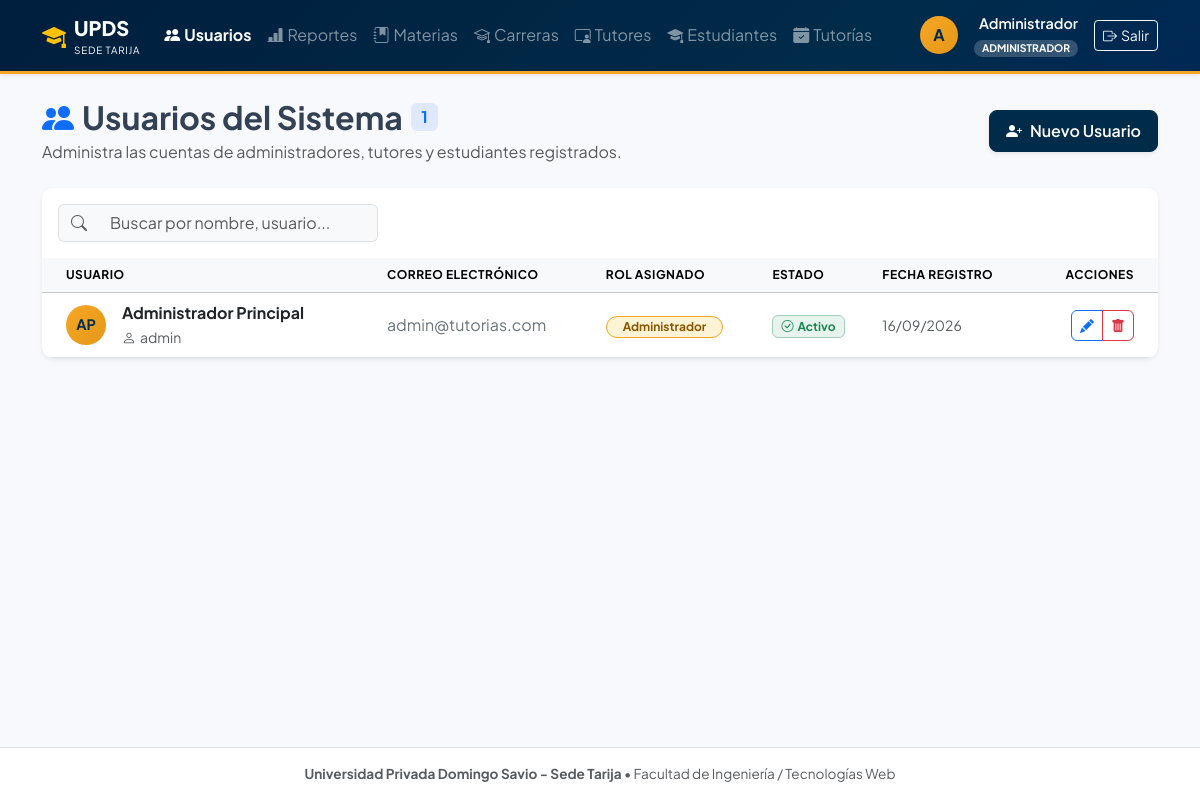
The page /controllers/usuarios_listar.php (signed in) on the database as committed earlier.
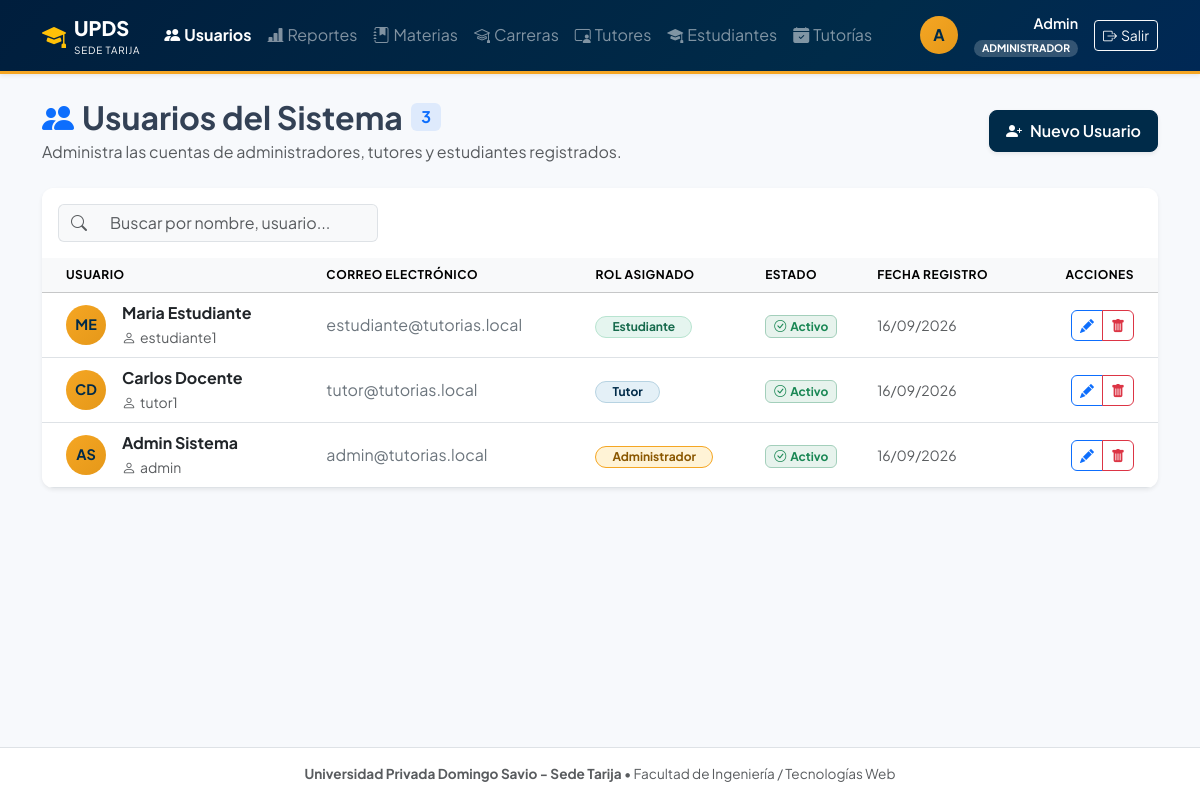
The same page on the database as committed later.
### tables this page shows
CREATE TABLE IF NOT EXISTS usuarios (
  id_usuario INT AUTO_INCREMENT PRIMARY KEY,
  id_rol INT NOT NULL,
  nombre VARCHAR(100) NOT NULL,
  apellido VARCHAR(100) NOT NULL,
  correo VARCHAR(150) NOT NULL UNIQUE,
  usuario VARCHAR(50) NOT NULL UNIQUE,
  contrasena_hash VARCHAR(255) NOT NULL,      
  telefono VARCHAR(20),
  estado ENUM('activo','inactivo') NOT NULL DEFAULT 'activo',
  fecha_registro DATETIME DEFAULT CURRENT_TIMESTAMP,
  CONSTRAINT fk_usuarios_roles FOREIGN KEY (id_rol) REFERENCES roles(id_rol) ON UPDATE CASCADE
);

CREATE TABLE IF NOT EXISTS roles (
  id_rol INT AUTO_INCREMENT PRIMARY KEY,
  nombre_rol VARCHAR(30) NOT NULL UNIQUE   
);

### controllers/usuarios_listar.php (called while the page is built)
<?php
require_once __DIR__ . '/../config/conexion.php';
require_once __DIR__ . '/../models/UsuarioModel.php';
$usuarioModel = new UsuarioModel($pdo);
$usuarios = $usuarioModel->obtenerTodos();
require_once __DIR__ . '/../views/usuarios/listar.php';

### models/UsuarioModel.php (called while the page is built, shortened)
<?php
class UsuarioModel
{
    private $pdo;
    public function __construct($pdo)
    {
        $this->pdo = $pdo;
    }
    public function obtenerTodos()
    {
        $sql = "SELECT u.id_usuario, u.nombre, u.apellido, u.correo, u.usuario,
                       r.nombre_rol, u.estado, u.fecha_registro
                FROM usuarios u
                INNER JOIN roles r ON u.id_rol = r.id_rol
                ORDER BY u.id_usuario DESC";
        return $this->pdo->query($sql)->fetchAll();
    }
}

### views/usuarios/listar.php (the view, shortened to what the changed rows need)
<?php
include __DIR__ . '/../layouts/header.php';
?>
<div class="d-flex flex-column flex-md-row justify-content-between align-items-start align-items-md-center mb-4 gap-3">
  <div>
    <h2 class="fw-bold mb-1 d-flex align-items-center gap-2">
      <i class="bi bi-people-fill text-primary"></i>
      <span>Usuarios del Sistema</span>
      <span class="badge bg-primary bg-opacity-10 text-primary fs-6"><?= count($usuarios) ?></span>
    </h2>
  </div>
</div>
<div class="card card-custom shadow-sm overflow-hidden">
  <div class="table-responsive">
    <table class="table table-hover align-middle mb-0" id="tablaUsuarios">
      <thead class="table-light text-muted text-uppercase" style="font-size: 0.75rem; letter-spacing: 0.5px;">
        <tr>
          <th class="ps-4">Usuario</th>
          <th>Correo Electrónico</th>
          <th>Rol Asignado</th>
          <th>Estado</th>
          <th>Fecha Registro</th>
          <th class="text-end pe-4">Acciones</th>
        </tr>
      </thead>
      <tbody>
        <?php foreach ($usuarios as $u): ?>
          <?php
            $badgeRol = 'badge-admin';
            if ($u['nombre_rol'] === 'tutor') $badgeRol = 'badge-tutor';
            if ($u['nombre_rol'] === 'estudiante') $badgeRol = 'badge-estudiante';
          ?>
          <tr>
            <td class="ps-4">
              <div class="d-flex align-items-center gap-3">
                <div class="monogram rounded-circle d-flex align-items-center justify-content-center fw-bold" style="width: 40px; height: 40px; font-size: 0.9rem;">
                  <?= strtoupper(substr($u['nombre'], 0, 1) . substr($u['apellido'], 0, 1)) ?>
                </div>
                <div>
                  <div class="fw-bold text-dark"><?= htmlspecialchars($u['nombre'] . ' ' . $u['apellido']) ?></div>
                  <small class="text-muted"><i class="bi bi-person me-1"></i><?= htmlspecialchars($u['usuario']) ?></small>
                </div>
              </div>
            </td>
            <td>
              <span class="text-secondary"><?= htmlspecialchars($u['correo']) ?></span>
            </td>
            <td>
              <span class="badge rounded-pill px-3 py-1 text-capitalize <?= $badgeRol ?>">
                <?= htmlspecialchars($u['nombre_rol']) ?>
              </span>
            </td>
            <td>
              <?php if ($u['estado'] === 'activo'): ?>
                <span class="badge bg-success bg-opacity-10 text-success border border-success-subtle px-2 py-1">
                  <i class="bi bi-check-circle me-1"></i>Activo
                </span>
              <?php else: ?>
                <span class="badge bg-secondary bg-opacity-10 text-secondary border border-secondary-subtle px-2 py-1">
                  <i class="bi bi-dash-circle me-1"></i>Inactivo
                </span>
              <?php endif; ?>
            </td>
            <td class="text-muted small">
              <?= date('d/m/Y', strtotime($u['fecha_registro'])) ?>
            </td>
            <td class="text-end pe-4">
              <div class="btn-group" role="group">
                <a href="usuarios_editar.php?id=<?= $u['id_usuario'] ?>" class="btn btn-outline-primary btn-sm rounded-start-2" title="Editar">
                  <i class="bi bi-pencil-fill"></i>
                </a>
                <button type="button" class="btn btn-outline-danger btn-sm rounded-end-2"
                        onclick="confirmarEliminacion('usuarios_eliminar.php?id=<?= $u['id_usuario'] ?>', 'Se eliminará al usuario <?= htmlspecialchars($u['usuario']) ?> y sus accesos.')"
                        title="Eliminar">
                  <i class="bi bi-trash-fill"></i>
                </button>
              </div>
            </td>
          </tr>
        <?php endforeach; ?>
      </tbody>
    </table>
  </div>
</div>
<?php include __DIR__ . '/../layouts/footer.php'; ?>

### views/layouts/header.php (shortened to what the changed rows need)
<?php
$rolSesion = $_SESSION['rol'] ?? '';
$nombreSesion = $_SESSION['nombre'] ?? 'Usuario';
?>
<!DOCTYPE html>
<html lang="es">
<head>
  <link href="https://cdn.jsdelivr.net/npm/bootstrap@5.3.3/dist/css/bootstrap.min.css" rel="stylesheet">
  <link rel="stylesheet" href="https://cdn.jsdelivr.net/npm/bootstrap-icons@1.11.3/font/bootstrap-icons.min.css">
</head>
<body>
<?php if (isset($_SESSION['id_usuario'])): ?>
<nav class="navbar navbar-expand-lg navbar-dark navbar-custom shadow-sm sticky-top">
  <div class="container">
    <a class="navbar-brand d-flex align-items-center gap-2 fw-bold" href="/controllers/usuarios_listar.php">
      <i class="bi bi-mortarboard-fill text-warning fs-4"></i>
      <span><strong>UPDS</strong><small class="d-block fw-normal" style="font-size: 0.62rem; letter-spacing: .08em;">SEDE TARIJA</small></span>
    </a>
    <div class="collapse navbar-collapse" id="navbarMain">
      <ul class="navbar-nav me-auto mb-2 mb-lg-0">
        <?php if ($rolSesion === 'administrador'): ?>
          <li class="nav-item">
            <a class="nav-link <?= strpos($_SERVER['PHP_SELF'], 'usuarios') !== false ? 'active fw-bold' : 'text-white-50' ?> d-flex align-items-center gap-1" href="/controllers/usuarios_listar.php">
              <i class="bi bi-people-fill"></i> Usuarios
            </a>
          </li>
          <li class="nav-item">
            <a class="nav-link <?= strpos($_SERVER['PHP_SELF'], 'reportes') !== false ? 'active fw-bold' : 'text-white-50' ?> d-flex align-items-center gap-1" href="/controllers/reportes.php">
              <i class="bi bi-bar-chart-line-fill"></i> Reportes
            </a>
          </li>
          <li class="nav-item">
            <a class="nav-link <?= strpos($_SERVER['PHP_SELF'], 'materias') !== false ? 'active fw-bold' : 'text-white-50' ?> d-flex align-items-center gap-1" href="/controllers/materias_listar.php">
              <i class="bi bi-journal-bookmark-fill"></i> Materias
            </a>
          </li>
          <li class="nav-item">
            <a class="nav-link <?= strpos($_SERVER['PHP_SELF'], 'carreras') !== false ? 'active fw-bold' : 'text-white-50' ?> d-flex align-items-center gap-1" href="/controllers/carreras_listar.php">
              <i class="bi bi-mortarboard"></i> Carreras
            </a>
          </li>
          <li class="nav-item">
            <a class="nav-link <?= strpos($_SERVER['PHP_SELF'], 'tutores') !== false ? 'active fw-bold' : 'text-white-50' ?> d-flex align-items-center gap-1" href="/controllers/tutores_listar.php">
              <i class="bi bi-person-video3"></i> Tutores
            </a>
          </li>
          <li class="nav-item">
            <a class="nav-link <?= strpos($_SERVER['PHP_SELF'], 'estudiantes') !== false ? 'active fw-bold' : 'text-white-50' ?> d-flex align-items-center gap-1" href="/controllers/estudiantes_listar.php">
              <i class="bi bi-mortarboard-fill"></i> Estudiantes
            </a>
          </li>
          <li class="nav-item">
            <a class="nav-link <?= strpos($_SERVER['PHP_SELF'], 'tutorias') !== false ? 'active fw-bold' : 'text-white-50' ?> d-flex align-items-center gap-1" href="/controllers/tutorias_listar.php">
              <i class="bi bi-calendar-check-fill"></i> Tutorías
            </a>
          </li>
        <?php endif; ?>
      </ul>
      <div class="d-flex align-items-center gap-3">
        <div class="monogram rounded-circle d-flex align-items-center justify-content-center fw-bold" style="width: 38px; height: 38px;">
          <?= strtoupper(substr($nombreSesion, 0, 1) . substr(strstr($nombreSesion, ' ') ?: '', 1, 1)) ?>
        </div>
        <div class="text-end text-white d-none d-md-block">
          <div class="fw-semibold" style="font-size: 0.9rem;"><?= htmlspecialchars($nombreSesion) ?></div>
          <span class="badge rounded-pill text-uppercase px-2" style="font-size: 0.65rem; background: rgba(255,255,255,0.2);">
            <?= htmlspecialchars($rolSesion) ?>
          </span>
        </div>
        <a href="/controllers/logout.php" class="btn btn-outline-light btn-sm d-flex align-items-center gap-1">
          <i class="bi bi-box-arrow-right"></i>
          <span>Salir</span>
        </a>
      </div>
    </div>
  </div>
</nav>
<?php endif; ?>
<main class="container py-4 flex-grow-1">

Rows that differ between the two databases and show on the page:
added usuarios: nombre+apellido "ME", nombre+apellido "Maria Estudiante", usuario "estudiante1", correo "estudiante@tutorias.local", id_rol.nombre_rol "Estudiante", estado "activo" (drawn), fecha_registro "16/09/2026"
added usuarios: nombre+apellido "CD", nombre+apellido "Carlos Docente", usuario "tutor1", correo "tutor@tutorias.local", id_rol.nombre_rol "Tutor", estado "activo" (drawn), fecha_registro "16/09/2026"
changed usuarios "admin": nombre+apellido "AP" → "AS"; nombre+apellido "Administrador Principal" → "Admin Sistema"; correo "admin@tutorias.com" → "admin@tutorias.local"
Other text that changed with them:
$nombreSesion: "Administrador" → "Admin"
count($usuarios): "1" → "3"
